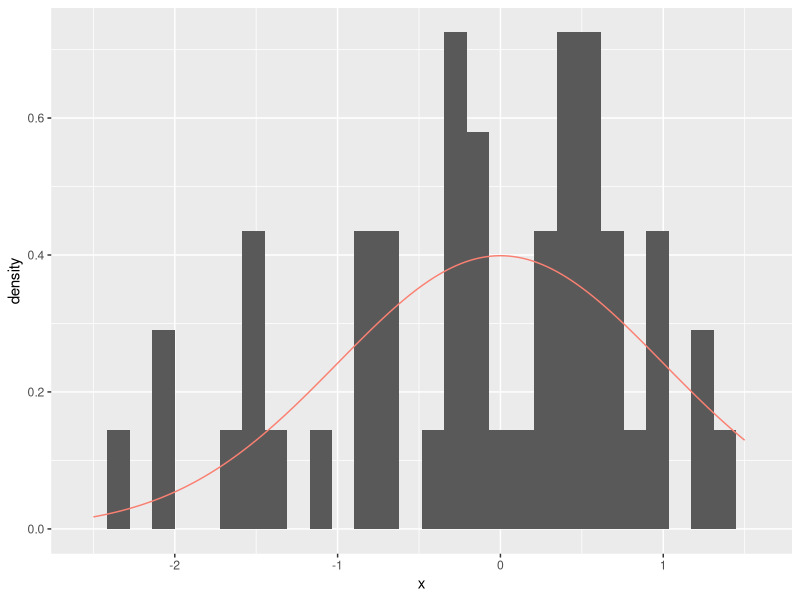
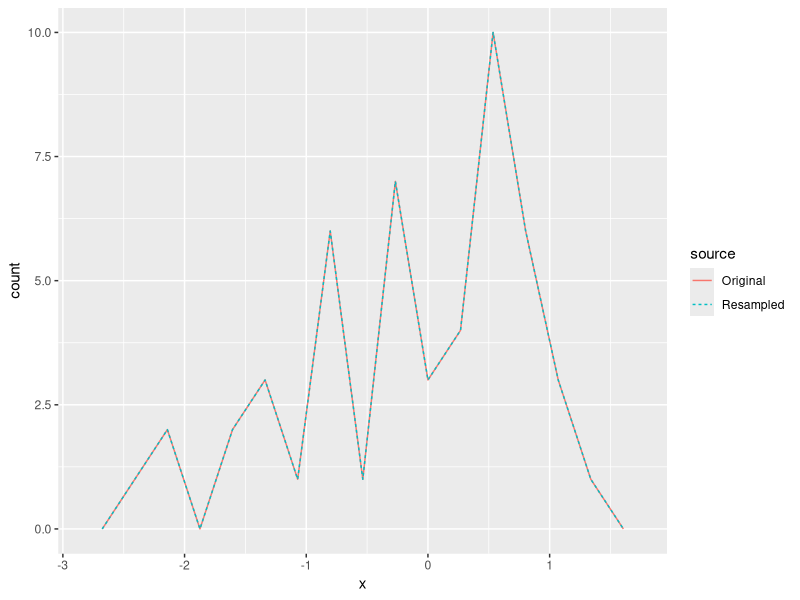
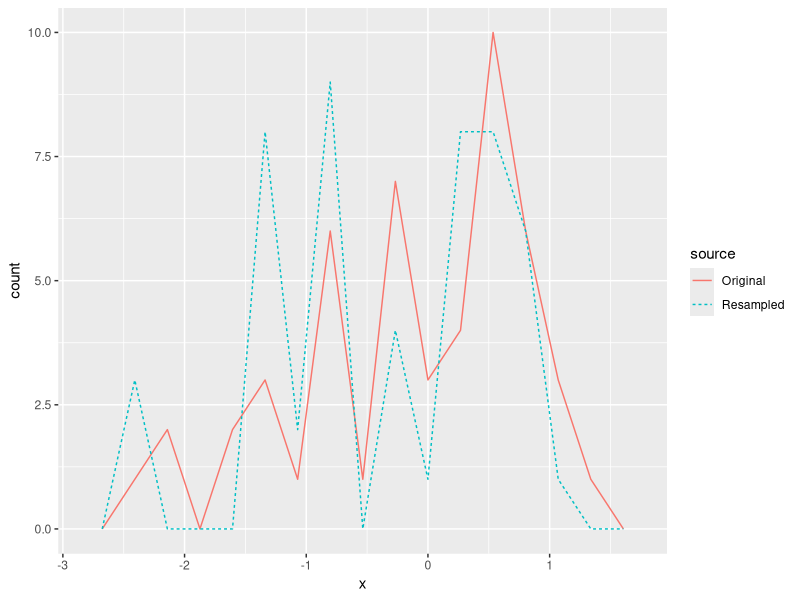
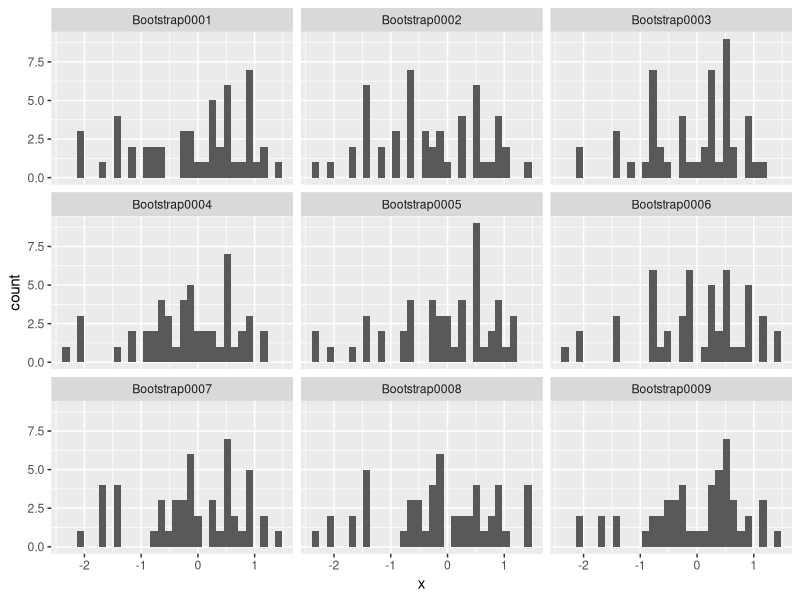

These figures' R source, in order: (Note: this script raises an error after producing the figures.)
## ---- chunk 1
library(tidyverse)
library(rsample)
## ---- chunk 2
## NOTE: No need to edit this setup
set.seed(101) # Set a seed for reproducibility

mu <- 0
sd <- 1
n <- 50

df_data_norm <- tibble(x = rnorm(n, mean = mu, sd = sd))

df_data_norm %>%
  ggplot(aes(x)) +
  geom_histogram(aes(y = after_stat(..density..))) +
  geom_line(
    aes(y = d),
    data = tibble(x = seq(-2.5, +1.5, length.out = 500)) %>% 
      mutate(d = dnorm(x, mean = mu, sd = sd)),
    color = "salmon"
  )
## ---- chunk 3
## NOTE: Do not edit this code
# This is the **WRONG** way to do resampling
df_data_norm %>% 
  # Resample *without* replacement
  pull(x) %>% 
  sample(., size = n, replace = FALSE) %>% 
  tibble(x = ., source = "Resampled") %>% 
  # Visualize against the original sample
  bind_rows(., df_data_norm %>% mutate(source = "Original")) %>% 
  ggplot(aes(x)) +
  geom_freqpoly(aes(color = source, linetype = source), bins = 15)
## ---- chunk 4
## NOTE: Do not edit this code
# This is the **RIGHT** way to do resampling
df_data_norm %>% 
  # Resample *with* replacement
  pull(x) %>% 
  sample(., size = n, replace = TRUE) %>% 
  tibble(x = ., source = "Resampled") %>% 
  # Visualize against the original sample
  bind_rows(., df_data_norm %>% mutate(source = "Original")) %>% 
  ggplot(aes(x)) +
  geom_freqpoly(aes(color = source, linetype = source), bins = 15)
## ---- chunk 5
## NOTE: Do not edit this code
# This is the **RIGHT** way to do resampling
df_data_norm %>% 
  # Resample *with* replacement
  pull(x) %>% 
  sample(., size = n, replace = TRUE) %>% 
  tibble(x = ., source = "Resampled") %>% 
  # Compute statistics we care about
  bind_rows(., df_data_norm %>% mutate(source = "Original")) %>% 
  group_by(source) %>% 
  summarize(
    sample_mean = mean(x),
    sample_sd = sd(x)
  )
## ---- chunk 6
df_data_norm %>% 
  bootstraps(., times = 1000)
## ---- chunk 7
## NOTE: No need to edit
df_data_norm %>% 
  bootstraps(., times = 1) %>% 
  # Pull out a single `splits` object
  pull(splits) %>% 
  .[[1]] %>% 
  # Use analysis() to turn the split into a usable dataset
  analysis()
## ---- chunk 8
## NOTE: No need to edit this setup
df_resample_norm <-
  bootstraps(df_data_norm, times = 1000) %>%
  mutate(df = map(splits, ~ analysis(.x)))

# Visualize the first 9 of the resamples
df_resample_norm %>%
  slice(1:9) %>%
  unnest(df) %>%
  ggplot(aes(x)) +
  geom_histogram() +
  facet_wrap(~ id)
## ---- chunk 9
## NOTE: No need to edit this example
# Start with our dataset
df_demo <- 
  df_data_norm %>% 
  # Create the bootstrap resamplings
  bootstraps(., times = 1000) %>% 
  # Finicky code: Compute an estimate for each resampling (`splits` column)
  mutate(
    # The `map_*` family of functions iterates a provided function over a column
    sample_mean = map_dbl(
      # Chosen column
      splits,
      # Function we provide (defined inline)
      function(split_df) {
        # First, we use `analysis()` to translate the split into usable data
        split_df %>% 
          analysis() %>% 
          # Then, we carry out whatever analysis we want
          summarize(sample_mean = mean(x)) %>% 
          # One last wrangling step
          pull(sample_mean)
      }
    )
  )

df_demo 
## ---- chunk 10
## TASK: Adapt the code given in the previous chunk
df_q1 <-
  df_data_norm

df_q1
## ---- chunk 11
## NOTE: No need to change this!
assertthat::assert_that(
    df_q1 %>% 
      mutate(
        test_sd = map_dbl(splits, ~analysis(.) %>% summarize(s = sd(x)) %>% pull(s)),
        test = test_sd == sample_sd
      ) %>% 
      pull(test) %>% 
      all()
)
print("Great job!")
## ---- chunk 12
## NOTE: No need to edit
df_q1 %>% 
  ggplot(aes(sample_sd)) +
  geom_histogram()
## ---- chunk 13
## TASK: Compute the standard error
df_q2 <- 
  df_data_norm %>% 
  bootstraps(., times = 1000) %>% 
  mutate(
    sample_mean = map_dbl(
      splits,
      function(split_df) {
        split_df %>% 
          analysis() %>% 
          summarize(sample_mean = mean(x)) %>% 
          pull(sample_mean)
      }
    )
  ) %>% 
# TODO: Complete the following code
  # summarize(se = ?)

df_q2
## ---- chunk 14
## NOTE: No need to change this!
assertthat::assert_that(
    (df_q2 %>% pull(se)) > 0.1,
    msg = "Take a closer look at the definition of the standard error. We only divide by sqrt(n) when using the standard deviation of the *population* (not the standard deviation of the *samping distribution*)."
)
print("Great job!")
## ---- chunk 15
## TASK: Compute the lower and upper quantiles of the sampling distribution
alpha <- 0.01

df_q3 <- 
  df_demo %>% 
  summarize(
# task_begin
    # mean_lo = ?,
    # mean_up = ?,
# task_end
  )
## ---- chunk 16
## NOTE: Do not edit this code
df_demo %>% 
  ggplot(aes(sample_mean)) +
  geom_histogram() +
  geom_vline(
    data = df_q3,
    mapping = aes(xintercept = mean_lo)
  ) +
  geom_vline(
    data = df_q3,
    mapping = aes(xintercept = mean_up)
  )
## ---- chunk 17
## NOTE: No need to change this!
assertthat::assert_that(
    abs(
      df_q3 %>% pull(mean_lo) %>% .[[1]]
    - quantile(df_demo$sample_mean, 0.005)
    ) < 1e-3,
    msg = "Your value of mean_lo is incorrect"
)
assertthat::assert_that(
    abs(
      df_q3 %>% pull(mean_up) %>% .[[1]]
    - quantile(df_demo$sample_mean, 0.995)
    ) < 1e-3,
    msg = "Your value of mean_up is incorrect"
)
print("Great job!")
